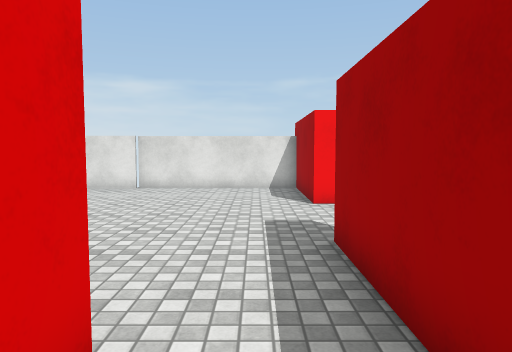
view 1 (above)

24 first-person views from a walk through a Unity game level. The camera is 1.5 m above the floor, tilts 4° down and sees 70° across. The floor is counted in squares, 1 m on a side. Each view is taken from the middle of a square. On the plan, view 1 faces up. The plan holds only what a view shows up to about 16 squares ahead; the rest is blank. The player is left out. Surface patterns are stand-ins for the level's own textures.

view 2
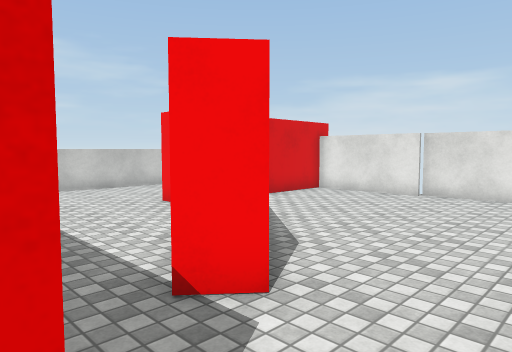

view 3
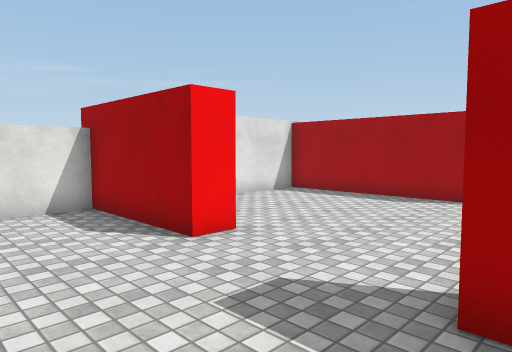

view 4
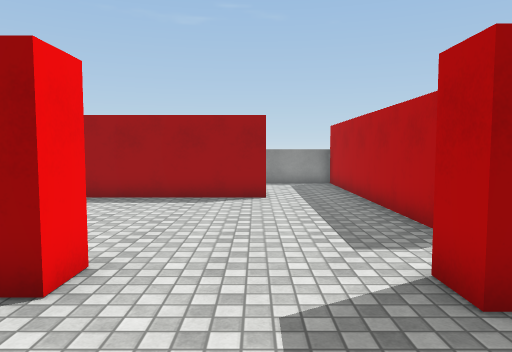

view 5
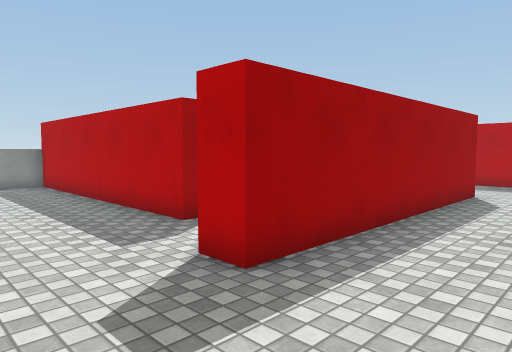

view 6
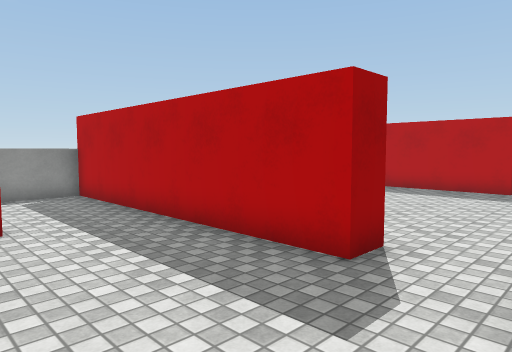

view 7
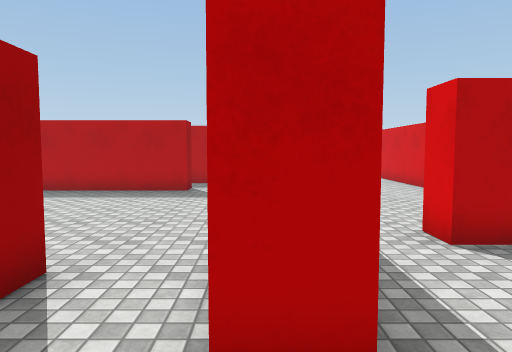

view 8
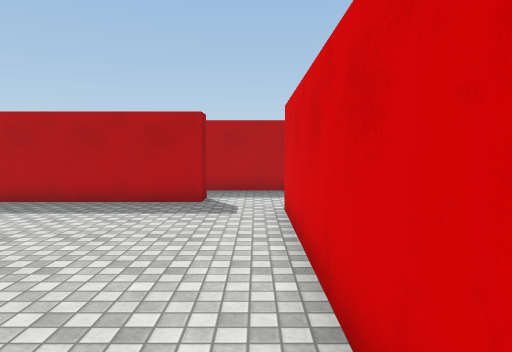

view 9
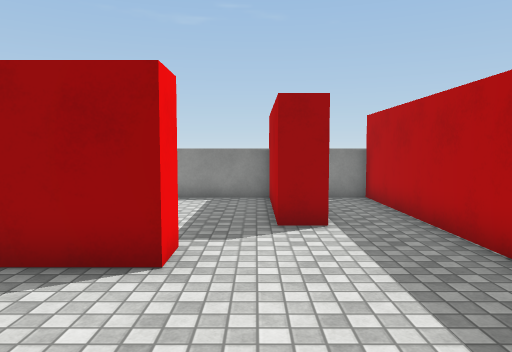

view 10
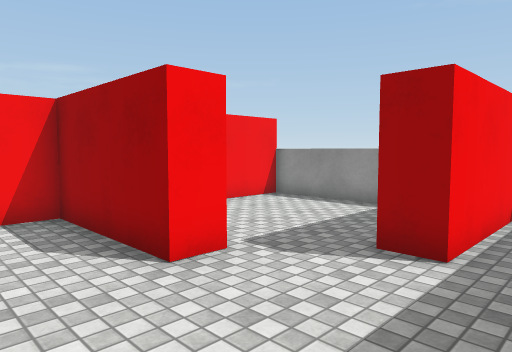

view 11
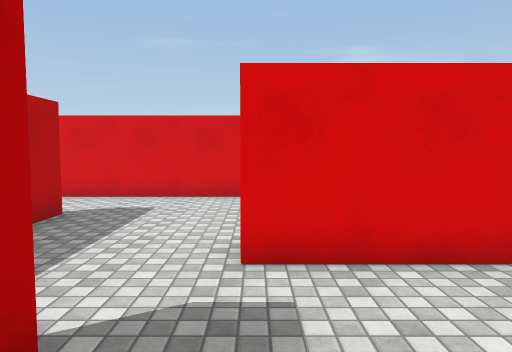

view 12
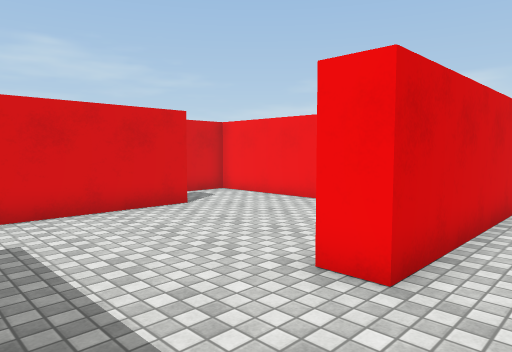

view 13
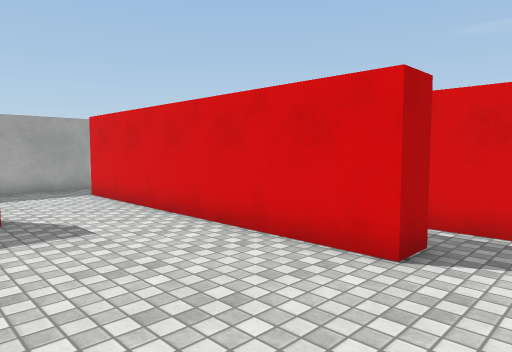

view 14
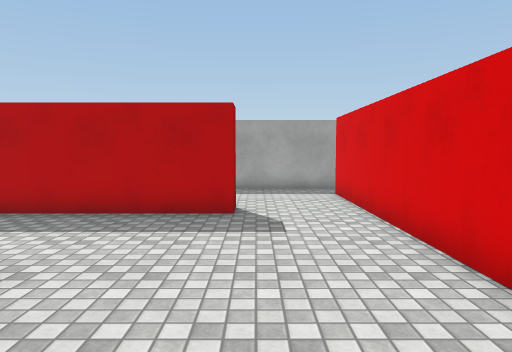

view 15
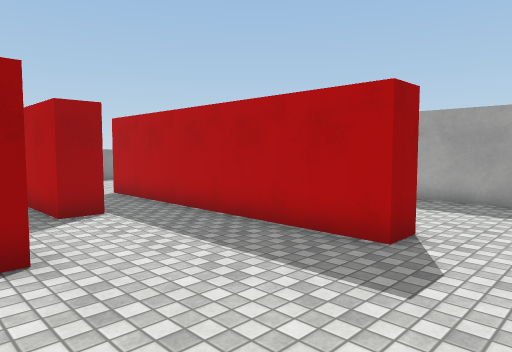

view 16
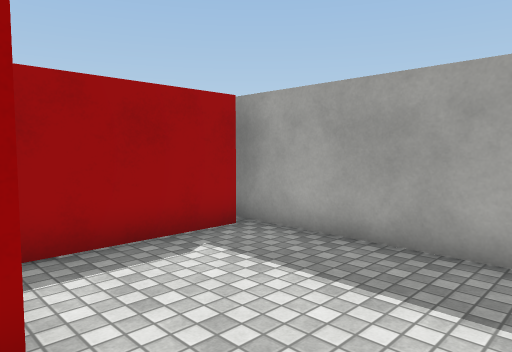

view 17
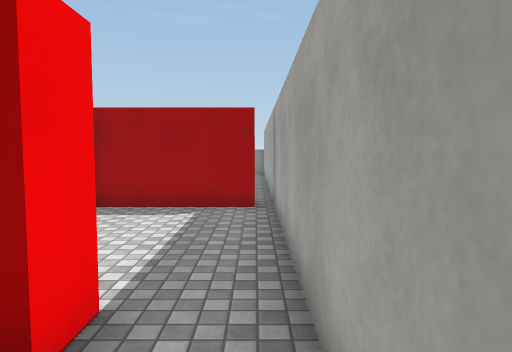

view 18
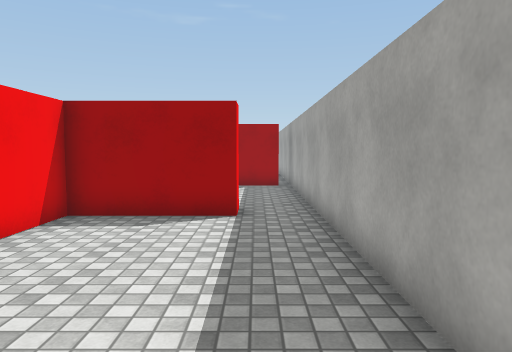

view 19
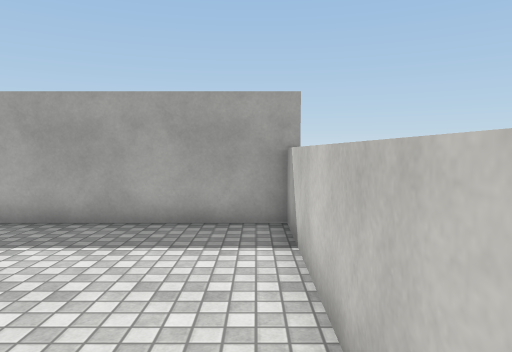

view 20
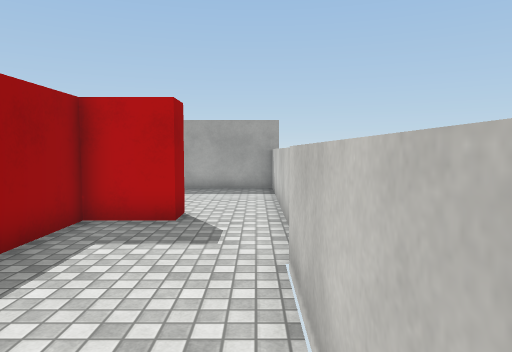

view 21
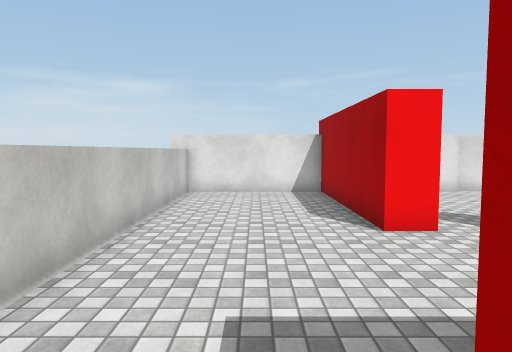

view 22
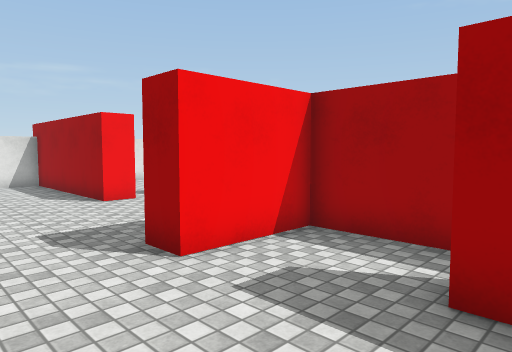

view 23
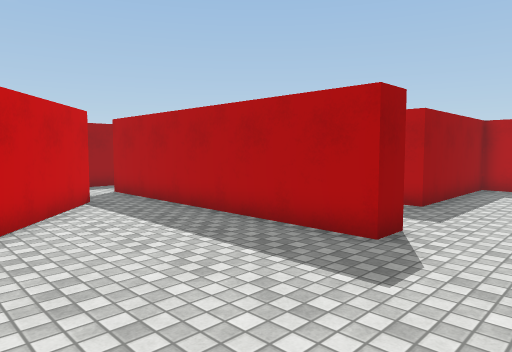

view 24
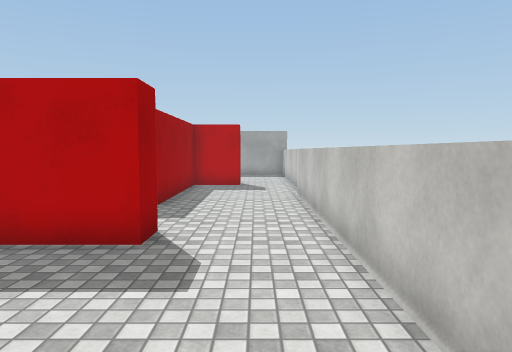

### Floor plan
Points are (right, up) in squares from view 1. A wall is a line through its corners. A room is listed if a view was taken in it or the views show most of it. See-through windows are left out.
Room 1 (views 1, 12, 13, 14, 15, 16)
walls: (-1.5, -9.6) (-1.5, -8.5) (8.6, -8.5); (2.3, -4.2) (1.3, -4.2) (1.3, 0.5); (4.6, -6.6) (4.6, -5.5); (-5.8, -2) (-4.7, -2) (-4.7, -12.6) (-5.7, -12.6); (1.5, -14) (1.5, -9.8); (-2.6, 1.3) (-7.2, 1.3) (-7.2, -2.6); (-6.6, -14.5) (1.9, -14.5)
ways out: opening at (0, 1.5) to room 2; opening at (3.5, -5) to room 3; opening at (-5.5, -13.5) to room 4; opening at (8.5, -7.5); gap at (2, -14)
Room 2 (views 2, 3, 4, 5, 6, 7, 8)
walls: (2.6, 10.2) (1.5, 10.2) (1.5, 14.5) (-4.8, 14.5); (-2.5, 4.8) (-3.2, 4); (-4.6, 14.3) (-8.6, 14.3) (-8.6, 11.2); (4.6, 3.6) (4.6, 4.6) (9.6, 4.6); (-2.6, 2.3) (-1.1, 2.3) (-1.1, 1.2); (9.5, 7.6) (9.5, 14.5) (6.5, 14.5); (1.3, 0.5) (1.3, 5.9) (2.4, 5.9)
ways out: opening at (0, 1.5) to room 1; opening at (3.5, 4.5) to room 3; opening at (-8, 8) to room 5; opening at (-2, 3) to room 5; opening at (10, 6.5)
Room 3 (views 9, 10, 11)
walls: (8.6, -0.8) (7.6, -0.8) (7.6, 3.6) (6.5, 3.6); (4.6, -5.5) (14.6, -5.5) (14.6, -4.2); (14.1, -3.4) (10.2, -3.4) (10.2, -2.4) (14.2, -2.4); (14.6, -2.5) (14.6, 3.6) (12.2, 3.6); (2.3, 4.1) (2.3, -4.2)
ways out: opening at (3.5, -5) to room 1; opening at (3.5, 4.5) to room 2
Room 4 (views 17, 18)
walls: (-14.7, -9.6) (-14.7, -14.5); (-15, -14.5) (-6.6, -14.5); (-5.7, -12.6) (-5.7, -8.7) (-8, -8.7)
ways out: opening at (-5.5, -13.5) to room 1; opening at (-13.5, -8.5) to room 5
Room 5 (views 19, 20, 21, 22, 23, 24)
walls: (-8.2, -1.4) (-8.2, 1.3) (-11.2, 1.3) (-11.2, 2.3) (-2.6, 2.3); (-8.5, 7.7) (-9.6, 7.7) (-9.6, 14.3) (-15.1, 14.3); (-3.2, 4) (-6.5, 6.8); (-14.7, -6.6) (-14.7, -9.6); (-14.5, 14.2) (-14.5, -5); (-12.3, -8.8) (-12.3, -7.7) (-10.3, -7.7) (-10.3, -2) (-9.8, -2)
ways out: opening at (-8, 8) to room 2; opening at (-2, 3) to room 2; opening at (-13.5, -8.5) to room 4

Where each view was taken, in squares from view 1:
view 1: 0 up, 0 right, facing up
view 2: 2 up, 0 right, facing up-left
view 3: 5 up, 2 left, facing up-right
view 4: 8 up, 2 left, facing right
view 5: 9 up, 2 left, facing down-right
view 6: 9 up, 2 right, facing down-right
view 7: 8 up, 2 right, facing down
view 8: 5 up, 3 right, facing down
view 9: 2 down, 3 right, facing right
view 10: 5 down, 5 right, facing up-right
view 11: 4 down, 7 right, facing left
view 12: 8 down, 4 right, facing up-left
view 13: 0 up, 0 right, facing down-left
view 14: 0 up, 2 left, facing down
view 15: 3 down, 4 left, facing down-right
view 16: 9 down, 4 left, facing down-right
view 17: 14 down, 8 left, facing right
view 18: 13 down, 14 left, facing right
view 19: 7 down, 14 left, facing down
view 20: 0 up, 14 left, facing down
view 21: 1 up, 12 left, facing up
view 22: 3 down, 14 left, facing up-right
view 23: 8 up, 14 left, facing down-right
view 24: 8 up, 13 left, facing down
